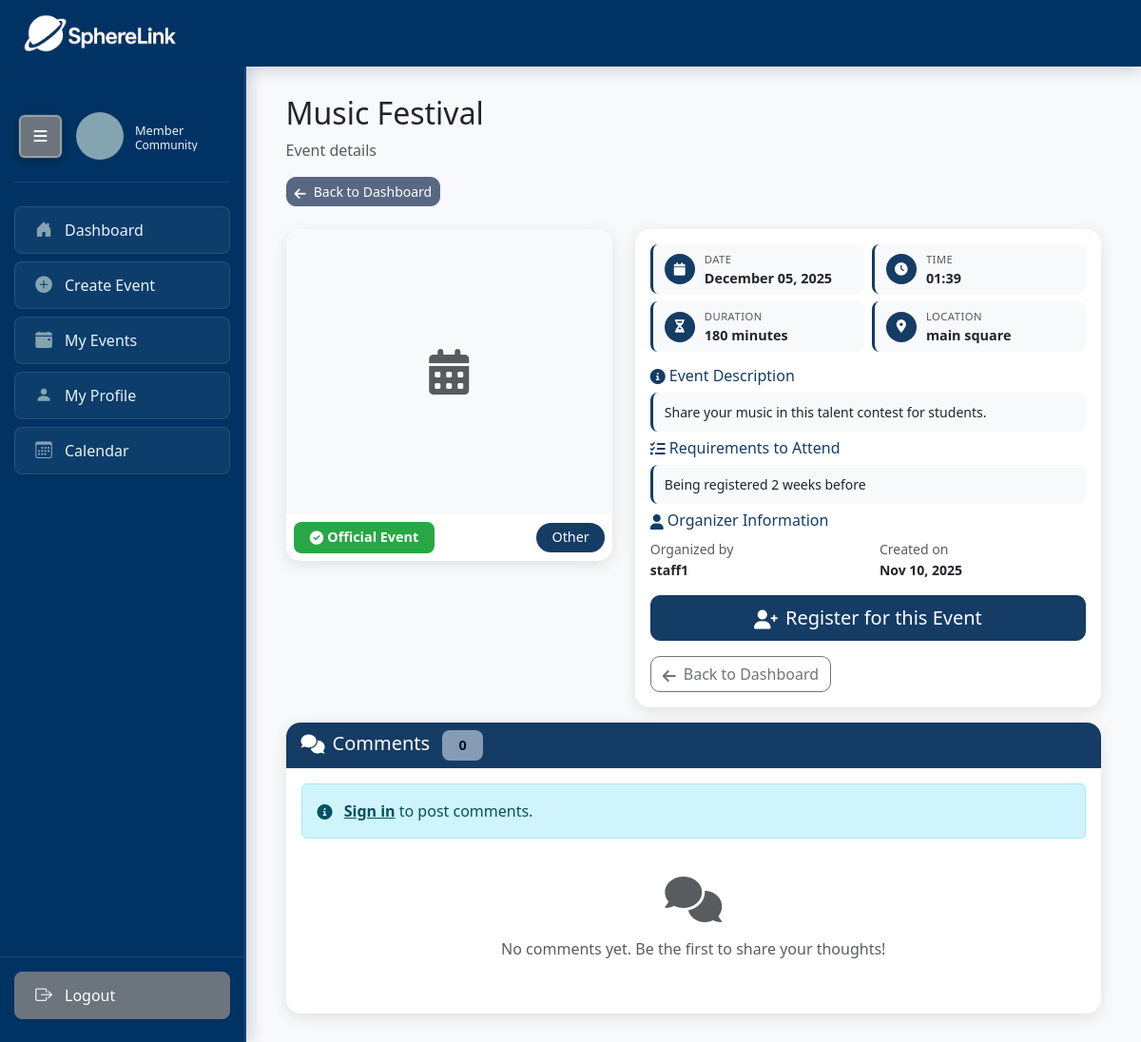
/events/event/4/, run on an earlier commit of the app's database.
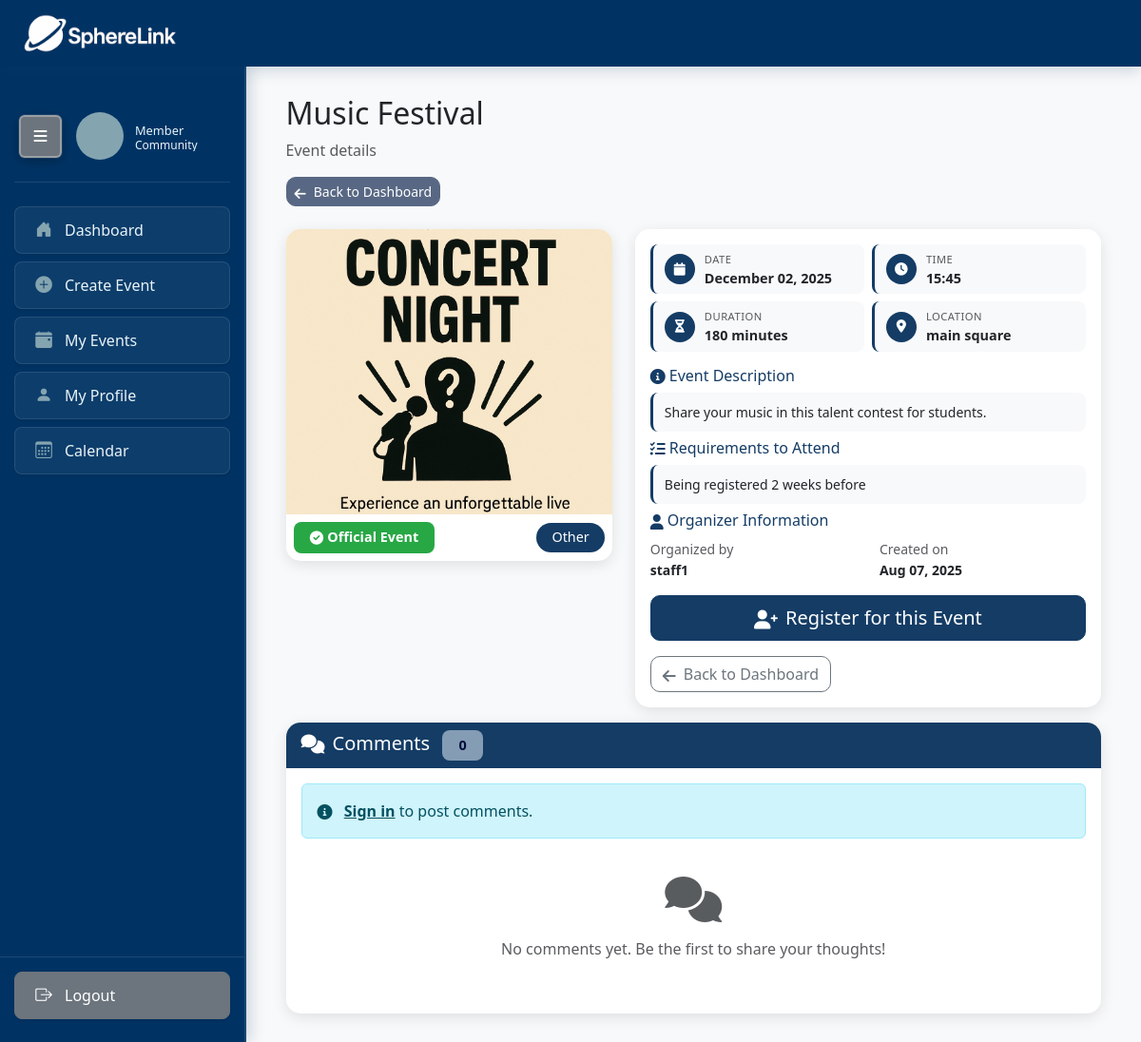
And on a later commit of the database.
### events/models.py (models this page shows, shortened)
class Event(models.Model):
    EVENT_TYPES = [
        ('sports', 'Sports'),
        ('wellness', 'Wellness'),
        ('academic', 'Academic'),
        ('other', 'Other'),
    ]
    title = models.CharField(max_length=200)
    description = models.TextField()
    date = models.DateTimeField()
    location = models.CharField(max_length=200)
    image = models.ImageField(upload_to='event_images/', null=True, blank=True)
    duration = models.IntegerField(help_text='Duration in minutes', default=60)
    requirements = models.TextField(blank=True, null=True)
    event_type = models.CharField(max_length=20, choices=EVENT_TYPES, default='other')
    is_official = models.BooleanField(default=False, help_text='Evento oficial de la institución')
    max_capacity = models.PositiveIntegerField(default=100, help_text='Maximum number of participants')
    organization = models.ForeignKey('organizations.Organization', on_delete=models.CASCADE, null=True, blank=True, help_text='Organization that owns this event')
    created_by = models.ForeignKey(User, on_delete=models.CASCADE)
    created_at = models.DateTimeField(auto_now_add=True)
    updated_at = models.DateTimeField(auto_now=True)
    @property
    def time(self):
        return self.date.strftime("%H:%M")
    @property
    def formatted_date(self):
        return self.date.strftime("%B %d, %Y")

### events/views.py (the view, shortened to what this page needs)
# urls.py: path('event/<int:event_id>/', views.event_detail_view, name='event_detail'),
def event_detail_view(request, event_id):
    event = get_object_or_404(Event, id=event_id)
    user_registered = False
    comments = event.comments.filter(parent_comment__isnull=True).select_related('author').prefetch_related(
        'replies__author',
        'replies__replies__author',
        'replies__replies__replies__author'
    )
    def set_comment_permissions(comment, user):
        comment.can_delete = comment.can_be_deleted_by(user)
        comment.can_reply = user.is_authenticated
        for reply in comment.replies.all():
            set_comment_permissions(reply, user)
    for comment in comments:
        set_comment_permissions(comment, request.user)
    context = {
        'event': event,
        'event_types': Event.EVENT_TYPES,
        'is_staff_user': _is_staff_user(request.user),
        'user_registered': user_registered,
        'comments': comments,
    }
    return render(request, 'events/event_detail.html', context)

### events/templates/events/event_detail.html (shortened to what this page needs)
{% extends 'events/base.html' %}
{% block content %}
<div class="container">
    <div class="row mb-4">
        <div class="col-12">
            <h2 class="text-dark mb-2">{{ event.title }}</h2>
            <p class="text-muted">Event details</p>
            <a href="{% url 'events:dashboard' %}" class="btn btn-secondary btn-sm">
                <i class="fas fa-arrow-left me-2"></i>Back to Dashboard
            </a>
        </div>
    </div>
    <div class="row">
        <div class="col-lg-5 mb-3">
            <div class="card shadow">
                {% if event.image %}
                    <img src="{{ event.image.url }}" class="card-img-top" alt="{{ event.title }}"
                         style="height: 300px; object-fit: cover;">
                {% else %}
                    <div class="card-img-top bg-light d-flex align-items-center justify-content-center"
                         style="height: 300px;">
                        <i class="fas fa-calendar-alt fa-3x text-muted"></i>
                    </div>
                {% endif %}
                <div class="card-body p-2">
                    <div class="d-flex justify-content-between align-items-center">
                        {% if event.is_official %}
                            <span class="badge bg-success">
                                <i class="fas fa-check-circle me-1"></i>Official Event
                            </span>
                        {% endif %}
                        <span class="badge event-type-badge">{{ event.get_event_type_display }}</span>
                    </div>
                </div>
            </div>
        </div>
        <div class="col-lg-7">
            <div class="card shadow h-100">
                <div class="card-body p-3">
                    <div class="row g-2 mb-3">
                        <div class="col-md-6">
                            <div class="detail-item">
                                <div class="detail-icon">
                                    <i class="fas fa-calendar"></i>
                                </div>
                                <div class="detail-content">
                                    <small class="text-muted">Date</small>
                                    <div class="fw-bold">{{ event.formatted_date }}</div>
                                </div>
                            </div>
                        </div>
                        <div class="col-md-6">
                            <div class="detail-item">
                                <div class="detail-icon">
                                    <i class="fas fa-clock"></i>
                                </div>
                                <div class="detail-content">
                                    <small class="text-muted">Time</small>
                                    <div class="fw-bold">{{ event.time }}</div>
                                </div>
                            </div>
                        </div>
                        <div class="col-md-6">
                            <div class="detail-item">
                                <div class="detail-icon">
                                    <i class="fas fa-hourglass-half"></i>
                                </div>
                                <div class="detail-content">
                                    <small class="text-muted">Duration</small>
                                    <div class="fw-bold">{{ event.duration }} minutes</div>
                                </div>
                            </div>
                        </div>
                        <div class="col-md-6">
                            <div class="detail-item">
                                <div class="detail-icon">
                                    <i class="fas fa-map-marker-alt"></i>
                                </div>
                                <div class="detail-content">
                                    <small class="text-muted">Location</small>
                                    <div class="fw-bold">{{ event.location }}</div>
                                </div>
                            </div>
                        </div>
                    </div>
                    <div class="mb-2">
                        <h6 class="text-primary mb-2">
                            <i class="fas fa-info-circle me-1"></i>Event Description
                        </h6>
                        <div class="content-box">
                            <p class="mb-0 small">{{ event.description }}</p>
                        </div>
                    </div>
                    {% if event.requirements %}
                    <div class="mb-2">
                        <h6 class="text-primary mb-2">
                            <i class="fas fa-list-check me-1"></i>Requirements to Attend
                        </h6>
                        <div class="content-box">
                            <p class="mb-0 small">{{ event.requirements }}</p>
                        </div>
                    </div>
                    {% endif %}
                    <div class="mb-2">
                        <h6 class="text-primary mb-2">
                            <i class="fas fa-user me-1"></i>Organizer Information
                        </h6>
                        <div class="row">
                            <div class="col-md-6">
                                <small class="text-muted">Organized by</small>
                                <div class="fw-bold small">{{ event.created_by.username }}</div>
                            </div>
                            <div class="col-md-6">
                                <small class="text-muted">Created on</small>
                                <div class="fw-bold small">{{ event.created_at|date:"M d, Y" }}</div>
                            </div>
                        </div>
                    </div>
                    <div class="mt-3">
                        {% if not user_registered %}
                        <form method="POST" action="{% url 'events:register_event' event.id %}" class="mb-3">
                            <button type="submit" class="btn btn-dark btn-lg w-100">
                                <i class="fas fa-user-plus me-2"></i>Register for this Event
                            </button>
                        </form>
                        {% endif %}
                        <a href="{% url 'events:dashboard' %}" class="btn btn-outline-secondary">
                            <i class="fas fa-arrow-left me-2"></i>Back to Dashboard
                        </a>
                    </div>
                </div>
            </div>
        </div>
    </div>
    <div class="row mt-3">
        <div class="col-12">
            <div class="card shadow">
                <div class="card-header bg-primary text-white">
                    <h5 class="mb-0">
                        <i class="fas fa-comments me-2"></i>Comments
                        <span class="badge bg-light text-dark ms-2">{{ comments.count }}</span>
                    </h5>
                </div>
                <div class="card-body">
                    {% if user.is_authenticated %}
                    <div class="mb-4">
                        <form id="commentForm" class="comment-form">
                            {% csrf_token %}
                            <div class="mb-3">
                                <label for="commentContent" class="form-label">
                                    <i class="fas fa-comment me-2"></i>Add a Comment
                                </label>
                                <textarea class="form-control" id="commentContent" name="content"
                                          rows="3" placeholder="Share your thoughts about this event..."
                                          maxlength="1000" required></textarea>
                                <div class="form-text">
                                    <span id="charCount">0</span>/1000 characters
                                </div>
                            </div>
                            <button type="submit" class="btn btn-primary">
                                <i class="fas fa-paper-plane me-2"></i>Post Comment
                            </button>
                        </form>
                    </div>
                    {% else %}
                    <div class="alert alert-info">
                        <i class="fas fa-info-circle me-2"></i>
                        <a href="{% url 'registration:login' %}" class="alert-link">Sign in</a> to post comments.
                    </div>
                    {% endif %}
                    <div id="commentsList">
                        {% if comments %}
                            {% for comment in comments %}
                            <div class="comment-item" data-comment-id="{{ comment.id }}">
                                <div class="comment-header">
                                    <div class="comment-author">
                                        <i class="fas fa-user-circle me-2"></i>
                                        <strong>{{ comment.author.username }}</strong>
                                        {% if comment.is_event_owner_comment %}
                                            <span class="badge bg-primary ms-2">Owner of the event</span>
                                        {% endif %}
                                    </div>
                                    <div class="comment-meta">
                                        <small class="text-muted">{{ comment.formatted_created_at }}</small>
                                        {% if user.is_authenticated %}
                                            {% if comment.can_delete %}
                                        <button class="btn btn-sm btn-outline-danger ms-2 delete-comment-btn"
                                                data-comment-id="{{ comment.id }}"
                                                title="Delete comment">
                                            <i class="fas fa-trash"></i>
                                        </button>
                                            {% endif %}
                                        {% endif %}
                                    </div>
                                </div>
                                <div class="comment-content">
                                    {{ comment.content|linebreaks }}
                                </div>
                                {% if user.is_authenticated %}
                                <div class="comment-actions mt-2">
                                    <button class="btn btn-sm btn-outline-primary reply-btn"
                                            data-comment-id="{{ comment.id }}">
                                        <i class="fas fa-reply me-1"></i>Reply
                                    </button>
                                </div>
                                <div class="reply-form-container mt-3" id="replyForm-{{ comment.id }}" style="display: none;">
                                    <div class="card">
                                        <div class="card-body">
                                            <h6 class="card-title">
                                                <i class="fas fa-reply me-2"></i>Reply to {{ comment.author.username }}
                                            </h6>
                                            <form class="reply-form" data-comment-id="{{ comment.id }}">
                                                {% csrf_token %}
                                                <input type="hidden" name="parent_comment_id" value="{{ comment.id }}">
                                                <div class="mb-3">
                                                    <textarea class="form-control reply-content" name="content"
                                                              rows="2" placeholder="Write your reply..."
                                                              maxlength="1000"></textarea>
                                                    <div class="form-text">
                                                        <span class="reply-char-count">0</span>/1000 characters
                                                    </div>
                                                </div>
                                                <div class="d-flex gap-2">
                                                    <button type="submit" class="btn btn-primary btn-sm">
                                                        <i class="fas fa-paper-plane me-1"></i>Post Reply
                                                    </button>
                                                    <button type="button" class="btn btn-secondary btn-sm cancel-reply-btn"
                                                            data-comment-id="{{ comment.id }}">
                                                        <i class="fas fa-times me-1"></i>Cancel
                                                    </button>
                                                </div>
                                            </form>
                                        </div>
                                    </div>
                                </div>
                                {% endif %}
                                {% if comment.replies.all %}
                                    {% include 'events/comment_replies.html' with replies=comment.replies.all user=user %}
                                {% endif %}
                            </div>
                            {% endfor %}
                        {% else %}
                            <div class="text-center py-4">
                                <i class="fas fa-comments fa-3x text-muted mb-3"></i>
                                <p class="text-muted">No comments yet. Be the first to share your thoughts!</p>
                            </div>
                        {% endif %}
                    </div>
                </div>
            </div>
        </div>
    </div>
</div>
{% endblock %}

What changed in the data, as far as the page shows it:
changed Event "Music Festival": image: picture added; formatted_date "December 05, 2025" → "December 02, 2025"; time "01:39" → "15:45"; created_at "Nov 10, 2025" → "Aug 07, 2025"; image empty → "concert_4IpWPCw.png" (drawn)
